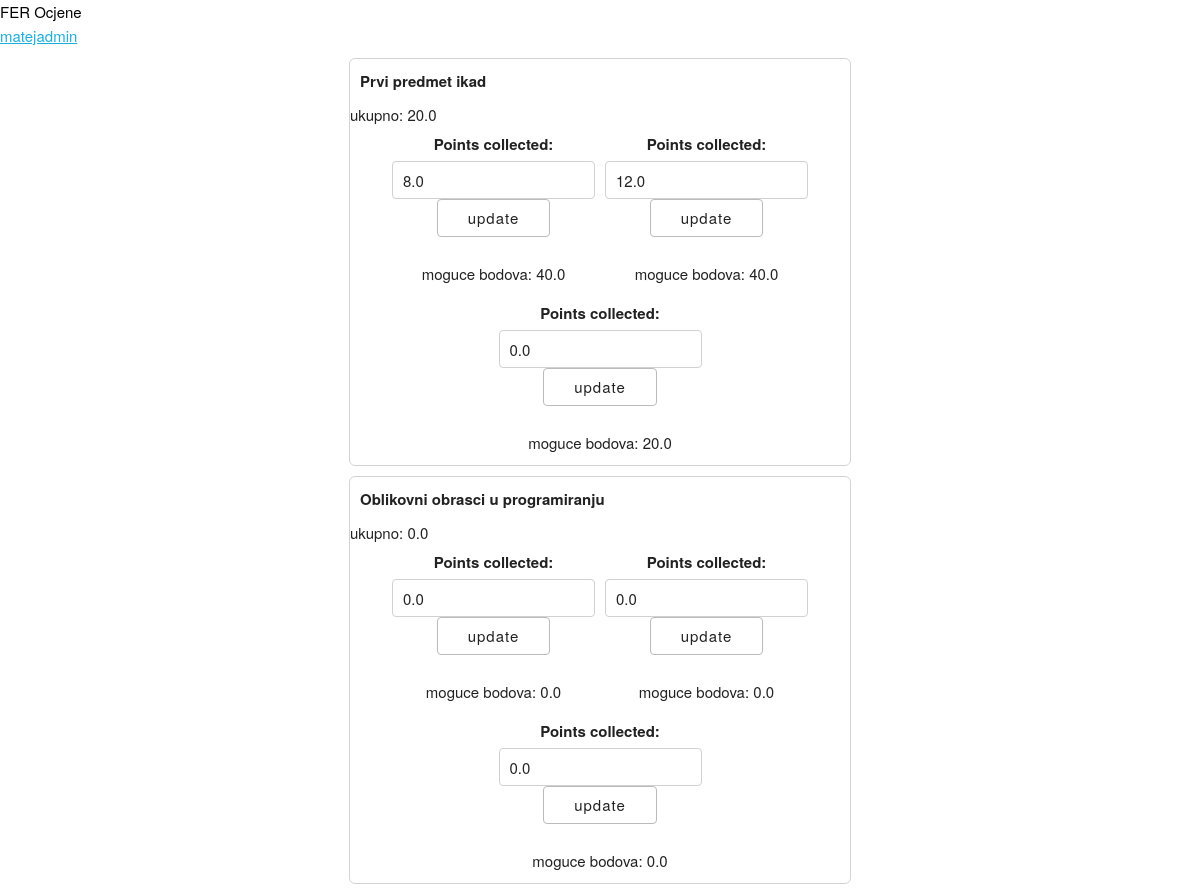
/moj-predmeti/ (signed in), run on the app's committed database.
### fer_grades/models.py (models this page shows, shortened)
class StudentPredmet(models.Model):
    student = models.ForeignKey(Student, on_delete=models.CASCADE)
    predmet = models.ForeignKey(Predmet, on_delete=models.CASCADE)

class Predmet(models.Model):
    name = models.CharField(max_length=100)
    fer_url = models.CharField(max_length=60, unique=True)
    class Meta:
        verbose_name_plural = "Predmeti"

class KomponentaBodovi(models.Model):
    komponenta = models.ForeignKey(Komponenta, on_delete=models.CASCADE)
    predmet = models.ForeignKey(StudentPredmet, on_delete=models.CASCADE)
    points_collected = models.FloatField(default=0)

class Komponenta(models.Model):
    name = models.CharField(max_length=200)
    predmet = models.ForeignKey(Predmet, on_delete=models.CASCADE)
    max_points = models.FloatField(default=0)
    class Meta:
        verbose_name_plural = "Komponente"

### fer_grades/views.py (the view)
# urls.py: path('moj-predmeti/', MyPredmetiView.as_view(), name='moj-predmeti'),
class MyPredmetiView(TemplateView):
    template_name = "moj-predmeti.html"
    def get(self, request):
        predmeti = StudentPredmet.objects.filter(student=request.user.student)
        predmeti_list = []
        for predmet in predmeti:
            forms = []
            points = 0
            for komp in predmet.komponentabodovi_set.all():
                points += komp.points_collected
                forms.append({
                    'form': StudentKomponentaBodoviForm(instance=komp),
                    'component': komp,
                    'id': komp.id,
                })
            predmeti_list.append({
                'predmet': predmet,
                'forms': forms,
                'points': points,
            })
        return render(request, self.template_name, {'predmeti': predmeti_list})

### fer_grades/templates/moj-predmeti.html (shortened to what this page needs)
{% extends "base.html" %}
{% block content %}
{%for stavka in predmeti %}
<div class="card">
    <div class="card_title">{{stavka.predmet.predmet.name}}</div>
    <div>ukupno: {{stavka.points}}</div>
    <div class="card_component_wrapper">
        {%for komponenta in stavka.forms %}
        <div>
            <form method="post" action="/moj-predmeti/update/{{komponenta.id}}">
                {{ komponenta.form.as_p }}
                <button type="submit">update</button>
            </form>
            <div>moguce bodova: {{komponenta.component.komponenta.max_points}}</div>
        </div>
        {% endfor %}
    </div>
</div>
{% endfor %}
{% endblock %}

### fer_grades/templates/base.html (shortened to what this page needs)
{% load static %}
<!DOCTYPE html>
<html>
<head>
    <link rel="stylesheet" href="{% static 'css/skeleton.css' %}">
    <link rel="stylesheet" href="{% static 'css/normalize.css' %}">
    <link rel="stylesheet" href="{% static 'style.css' %}">
</head>
<body>
    <div class="toolbar">
        <a href="/" style="text-decoration:none; color:black">
            FER Ocjene
        </a>
    </div>
<a href="/moj-predmeti"> {{user}}</a>
    {% block content %}
    {% endblock %}
</body>
</html>

### fer_grades/static/css/skeleton.css (style rules this page uses)
html { font-size: 62.5%; }
body { font-size: 1.5em; line-height: 1.6; font-weight: 400; font-family: "Raleway", "HelveticaNeue", "Helvetica Neue", Helvetica, Arial, sans-serif; color: #222; }
p { margin-top: 0; }
a { color: #1EAEDB; }
.button, button, input[type="submit"], input[type="reset"], input[type="button"] { display: inline-block; height: 38px; padding: 0 30px; color: #555; text-align: center; font-size: 11px; font-weight: 600; line-height: 38px; letter-spacing: .1rem; text-transform: uppercase; text-decoration: none; white-space: nowrap; background-color: transparent; border-radius: 4px; border: 1px solid #bbb; cursor: pointer; box-sizing: border-box; }
input[type="email"], input[type="number"], input[type="search"], input[type="text"], input[type="tel"], input[type="url"], input[type="password"], textarea, select { height: 38px; padding: 6px 10px; background-color: #fff; border: 1px solid #D1D1D1; border-radius: 4px; box-shadow: none; box-sizing: border-box; }
input[type="email"], input[type="number"], input[type="search"], input[type="text"], input[type="tel"], input[type="url"], input[type="password"], textarea { -webkit-appearance: none; -moz-appearance: none; appearance: none; }
label, legend { display: block; margin-bottom: .5rem; font-weight: 600; }
button, .button { margin-bottom: 1rem; }
input, textarea, select, fieldset { margin-bottom: 1.5rem; }
pre, blockquote, dl, figure, table, p, ul, ol, form { margin-bottom: 2.5rem; }

### fer_grades/static/style.css (style rules this page uses)
.card { display: grid; grid-template-rows: auto auto auto auto; width: min(500px, 80vw); margin: 10px auto; border: 1px solid lightgray; border-radius: 6px; }
.card p { margin: 0; }
.card_component_wrapper { display: flex; flex-wrap: wrap; justify-content: center; }
.card_component_wrapper div { flex: 0 1 90px; margin: 5px; text-align: center; }
.card_title { margin: 10px; font-weight: bold; }

### data on the page
StudentPredmet: predmet.predmet.name "Prvi predmet ikad", points "20.0"
KomponentaBodovi: points_collected "8.0", component.komponenta.max_points "40.0"
KomponentaBodovi: points_collected "12.0", component.komponenta.max_points "40.0"
KomponentaBodovi: points_collected "0.0", component.komponenta.max_points "20.0"
StudentPredmet: predmet.predmet.name "Oblikovni obrasci u programiranju", points "0.0"
KomponentaBodovi: points_collected "0.0", component.komponenta.max_points "0.0"
KomponentaBodovi: points_collected "0.0", component.komponenta.max_points "0.0"
KomponentaBodovi: points_collected "0.0", component.komponenta.max_points "0.0"

### other printed values
{{ user }} "matejadmin"
